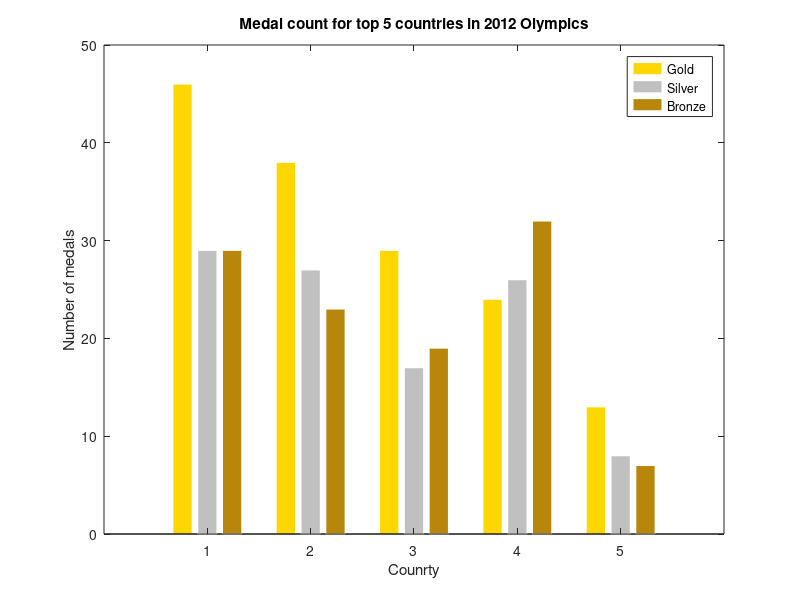

Recreate this plot in MATLAB.
%调整柱状图中每个bar的颜色
clc, clear, close all
G = [46, 38, 29, 24, 13];
S = [29, 27, 17, 26, 8];
B = [29, 23, 19, 32, 7];
%每一行是一个group每一列是一个bar
h = bar(1:5, [G' S' B']);
title('Medal count for top 5 countries in 2012 Olympics');
ylabel('Number of medals'); xlabel('Counrty');
legend('Gold', 'Silver', 'Bronze');
% get(h(1))

%这些数字是怎么来的？
    %首先我们可以找到所需要的颜色的0～255的颜色代码，然后我们可以对每个数除以255
    %就可以得到0～1之间的数了，就可以用于Matlab
    
new_colormap = [1 0.84314 0;
                0.75294 0.75294 0.75294;
                0.72157 0.52549 0.04314;
                ];
%相当于每一个bar都是一个line
for i = 1:3
    set(h(i), 'EdgeColor', [1, 1, 1]);
    set(h(i), 'FaceColor', new_colormap(i, :))
end